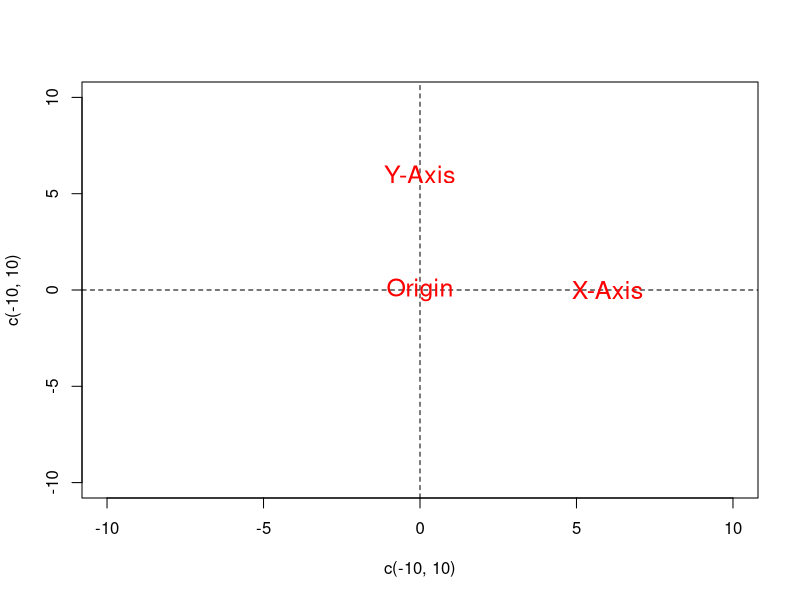
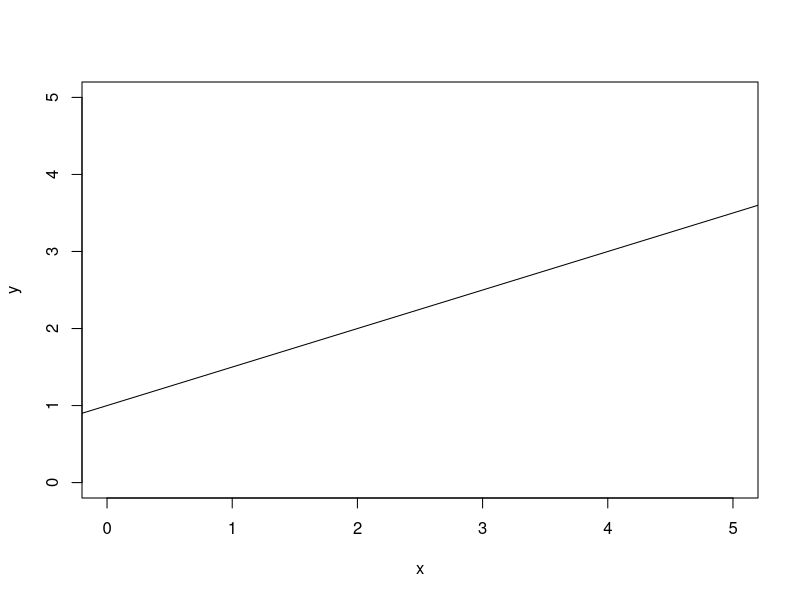
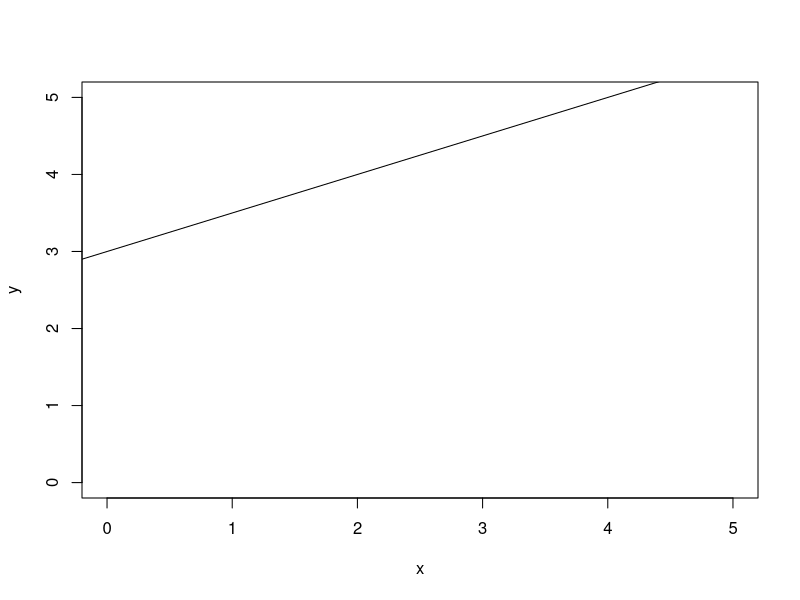
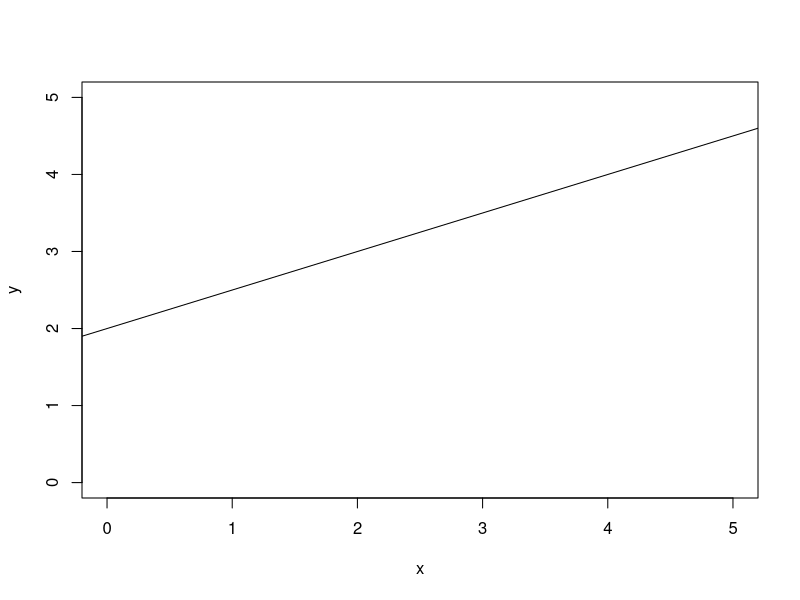
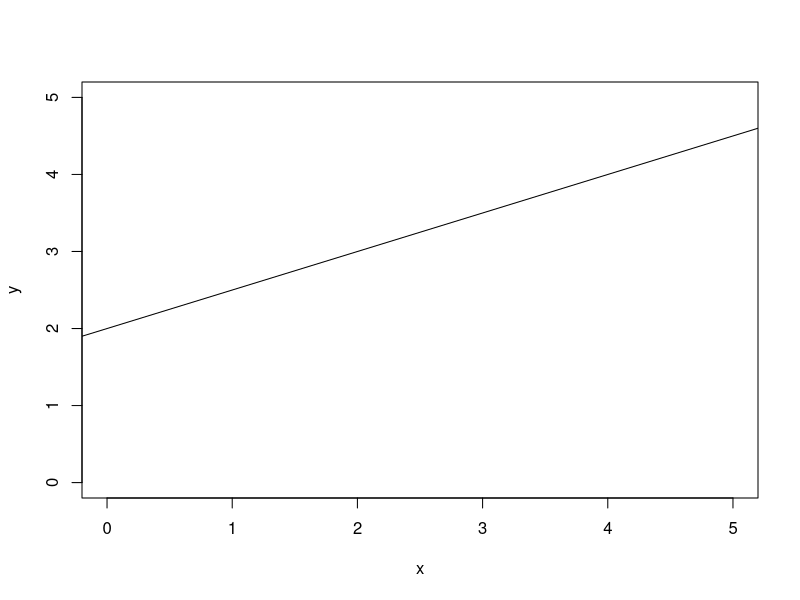
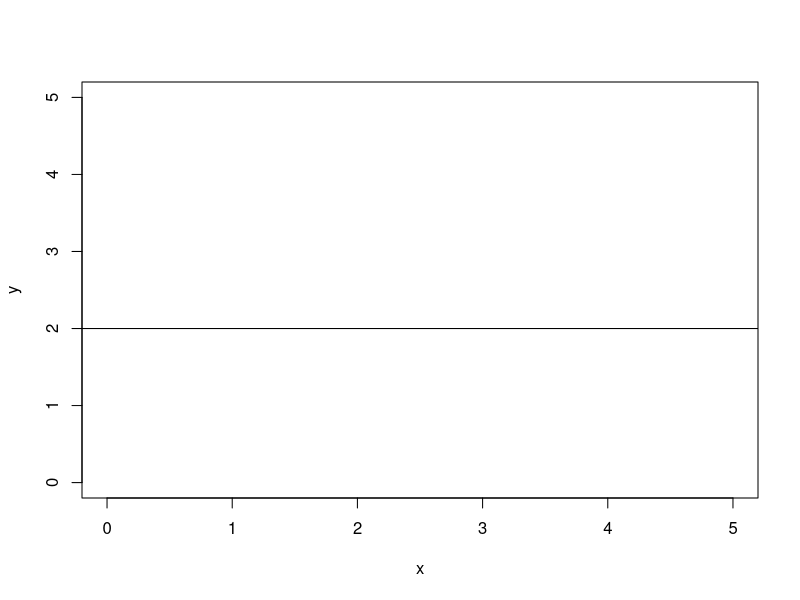
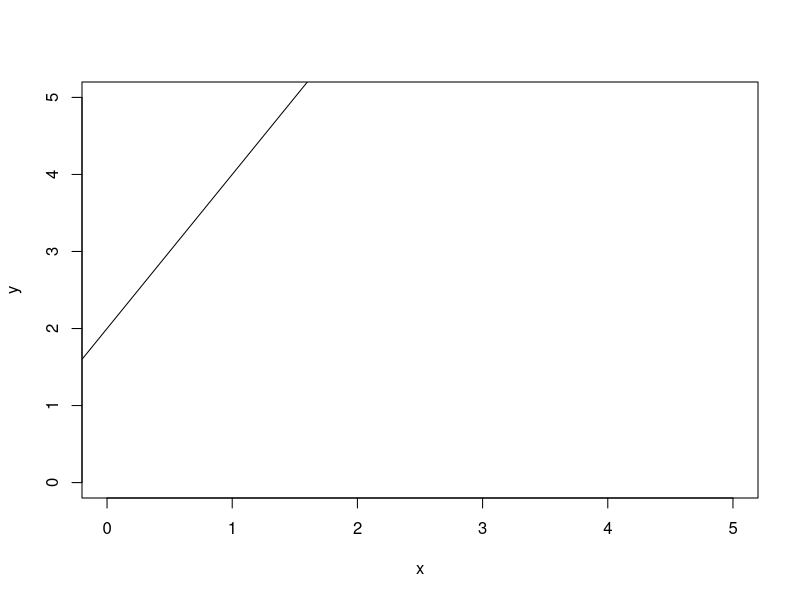
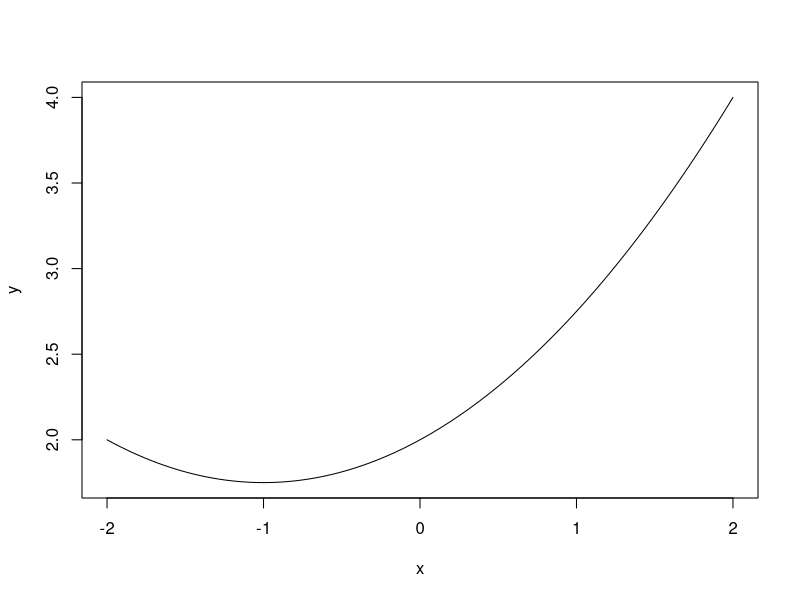

Recreate these plots in R, in order.
x <- c(3, 4, 5) # Create x, a vector of length 3
x

x[3] # Get the third element of x

x[c(2,3)] # Get the second and third elements of x

(X <- matrix(c(6,1,4,2,9,8,3,5,0), nrow = 3))

X[3,2] # Third row, second column

X[3,c(2,1)] # Third row, second and first column

x <- c(7, 11, 11, 13, 26)
sum(x)

(1/length(x)) * sum(x) # Mean formula

mean(x) # Mean function is just a shortcut

sort(x)[(length(x) + 1) / 2]

median(x)

table(x)

table(x)[table(x) == max(table(x))] # Subsetting!

z <- c(2, 5, 3, 5, 95)
mean(z)

median(z)

(s2 <- sum((x - mean(x))^2) / (length(x) -1))
var(x)

sqrt(var(x))
sd(x)

plot(x=c(-10, 10), y=c(-10, 10), type="n")
abline(h=0, lty = "dashed")
abline(v=0, lty = "dashed")
text(x = c(0, 6, 0), y = c(0, 0, 6), labels = c("Origin", "X-Axis", "Y-Axis"), cex = 1.5, col = "red")

plot(c(0,5), c(0,5), type = "n", xlab = "x", ylab = "y")
abline(a = 1, b = 0.5)

plot(c(0,5), c(0,5), type = "n", xlab = "x", ylab = "y")
abline(a = 3, b = 0.5)

plot(c(0,5), c(0,5), type = "n", xlab = "x", ylab = "y")
abline(a = 2, b = 0.5)

plot(c(0,5), c(0,5), type = "n", xlab = "x", ylab = "y")
abline(a = 2, b = 0.5)

plot(c(0,5), c(0,5), type = "n", xlab = "x", ylab = "y")
abline(a = 2, b = 0)

plot(c(0,5), c(0,5), type = "n", xlab = "x", ylab = "y")
abline(a = 2, b = 2)

curve(2 + 0.5*x + 0.25*x^2, from = -2, to = 2, ylab = "y")

x <- 2
3 + x + 0.75*x^2

USArrests[1,] # First row

USArrests[1:3, 3:4] # First three rows, third and fourth column #<<

USArrests["California",]

head(USArrests[, c("Murder", "UrbanPop")])

USArrests[, "Murder"]

USArrests$Murder

str(USArrests)

USArrests$Murder[1:10]

USArrests[USArrests$Murder > 15, ]

USArrests$Murder > 15

c(1,2,3,4)[c(TRUE, FALSE, TRUE, FALSE)]

USArrests[USArrests$Murder > 15 & USArrests$Assault > 300, ]

USArrests[USArrests$Murder > 15 | USArrests$Assault > 300, ]

vector_w_missing <- c(1, 2, NA, 4, 5, 6, NA)

mean(vector_w_missing)

mean(vector_w_missing, na.rm=TRUE)

vector_w_missing == NA

is.na(vector_w_missing)

mean(vector_w_missing[!is.na(vector_w_missing)]) #<<
